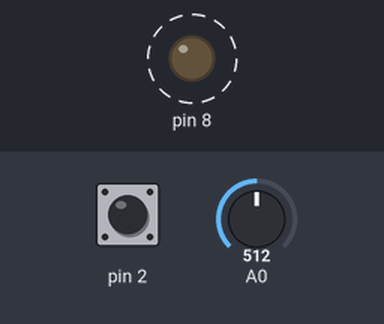
A sketch run on a simulated Arduino Uno, built with avr-gcc and run on an emulated ATmega328P. Shown: output pins drawn as LEDs (lit = HIGH). Dashed ring = blinking. The inputs (shaded band) are chosen by the test bench; at power-on: pin 2 HIGH, A0 = 512.

Above: at 0.2 s.
Timing chart, 0 to 3.0 s (numbered marks = the images above):
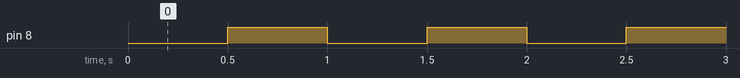

The sketch:

zad4.ino
```cpp
#define F_CPU 16000000UL
#include <avr/io.h>
#include <avr/interrupt.h>
#include <util/delay.h>
#include <stdlib.h>
#include <stdio.h>
// #include "lcd.h" // Twoja biblioteka LCD

#ifndef bit_macros
#define _BV(bit)  (1<<(bit))
#define sbi(reg, bit) reg |= (_BV(bit))
#define cbi(reg, bit) reg &= ~(_BV(bit))
#define tbi(reg, bit) reg ^= (_BV(bit))
#define bit_is_set(sfr, bit)  ((sfr) & _BV(bit))
#define bit_is_clear(sfr, bit) (!((sfr) & _BV(bit)))
#endif

volatile uint16_t timer_ms = 0;
volatile uint8_t flag_10hz_update = 0;
volatile uint8_t flag_button_pressed = 0;

// Konfiguracja ADC
void ADC_Init() {
    // Napięcie referencyjne AVCC (zakładamy 5V)
    sbi(ADMUX, REFS0);
    // Włącz ADC i ustaw preskaler na 128 (16MHz/128 = 125kHz)
    sbi(ADCSRA, ADEN);
    sbi(ADCSRA, ADPS2);
    sbi(ADCSRA, ADPS1);
    sbi(ADCSRA, ADPS0);
}

// Funkcja odczytu ADC
uint16_t ADC_Read(uint8_t channel) {
    ADMUX = (ADMUX & 0xF0) | (channel & 0x0F); // Wybierz kanał
    sbi(ADCSRA, ADSC); // Rozpocznij konwersję
    while(bit_is_set(ADCSRA, ADSC)); // Czekaj na koniec
    return ADC;
}

// Konfiguracja Timera 0 (1ms)
void Timer0_Init() {
    sbi(TCCR0A, WGM01); // Tryb CTC
    sbi(TCCR0B, CS01);
    sbi(TCCR0B, CS00); // Preskaler 64
    OCR0A = 249; // (16000000 / 64 / 1000) - 1
    sbi(TIMSK0, OCIE0A);
}

ISR(TIMER0_COMPA_vect) {
    timer_ms++;
    // LED1 - zmiana co 500ms (1Hz)
    if (timer_ms % 500 == 0)
    tbi(PORTB, 0);
    // Flaga odświeżania co 100ms (10Hz)
    if (timer_ms >= 1000) {
        timer_ms = 0; // Reset co 1s zapobiega przepełnieniu
    }
    if (timer_ms % 100 == 0) flag_10hz_update = 1;
}

// Przycisk - Przerwanie INT0 (PD2)
void INT0_Init() {
    cbi(DDRD, 2);
    sbi(PORTD, 2); // Pull-up
    sbi(EICRA, ISC01); // Zbocze opadające
    sbi(EIMSK, INT0);
}

ISR(INT0_vect) {
    flag_button_pressed = 1; // Zgłoś żądanie odczytu światła
}

int main(void) {
    sbi(DDRB, 0); // LED1 na wyjście
    // lcd_init();
    ADC_Init();
    Timer0_Init();
    INT0_Init();
    sei();

    char buffer[16];
    uint16_t pot_val, light_val;
    uint32_t mv_pot, mv_light;
    uint8_t light_scale;

    while(1) {
        // --- 1. Ciągły pomiar potencjometru (10Hz) ---
        if (flag_10hz_update) {
            flag_10hz_update = 0;
            pot_val = ADC_Read(0); // Zakładamy potencjometr na ADC0
            mv_pot = ((uint32_t)pot_val * 5000UL) / 1024UL; // Przeliczenie na mV (Vref = 5V)

            // lcd_set_cursor(0,0);
            sprintf(buffer, "Pot: %4lumV    ", mv_pot);
            // lcd_str(buffer);
        }

        // --- 2. Jednorazowy pomiar światła na żądanie ---
        if (flag_button_pressed) {
            flag_button_pressed = 0;
            light_val = ADC_Read(1); // Zakładamy czujnik na ADC1
            mv_light = ((uint32_t)light_val * 5000UL) / 1024UL;

            // Skala 0-10 (ADC daje 0-1023, więc dzielimy przez 102.4 ~ 102)
            light_scale = light_val / 102;
            if (light_scale > 10) light_scale = 10;

            // lcd_set_cursor(0,1);
            if (light_scale <= 3) {
                sprintf(buffer, "%4lumV Ciemno(%d)", mv_light, light_scale);
            } else {
                sprintf(buffer, "%4lumV Jasno (%d)", mv_light, light_scale);
            }
            // lcd_str(buffer);
        }
    }
}
```

Measured:
- by itself, pin 8: alternates HIGH for 0.50 s and LOW for 0.50 s
